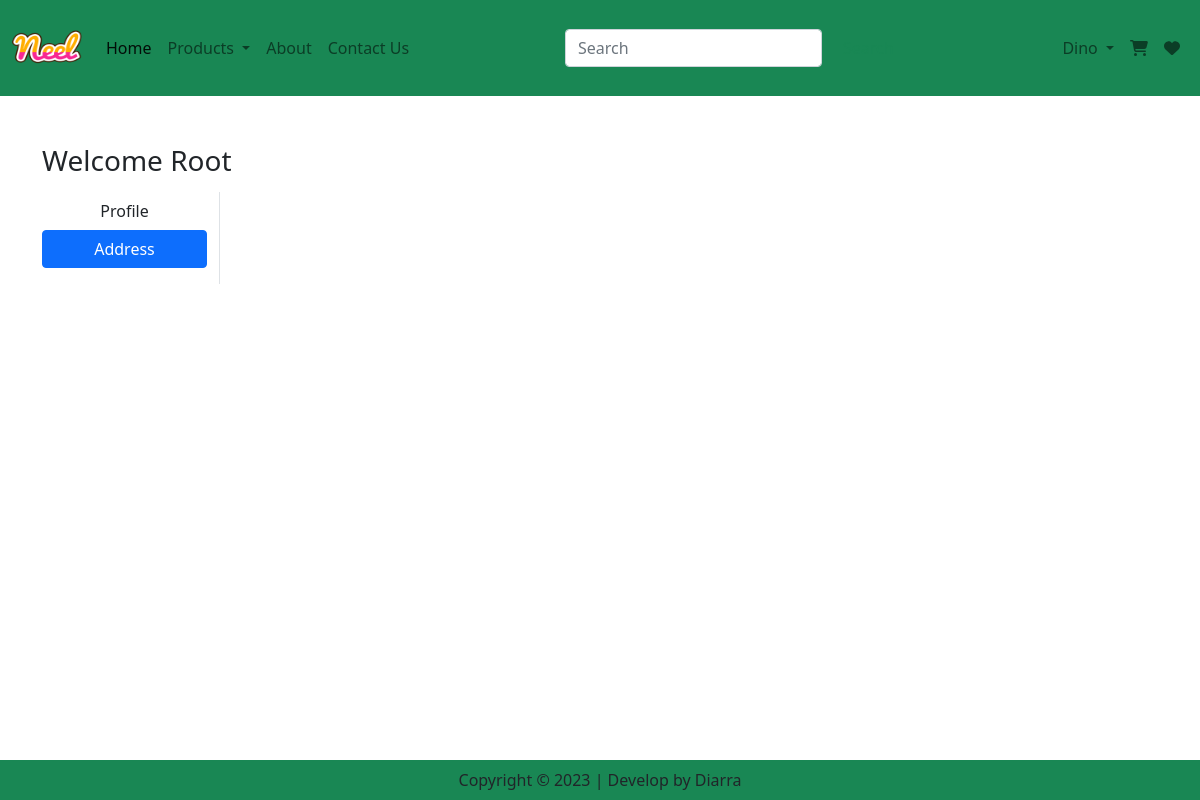
The page /shop/address/ (signed in) on the database as committed earlier.
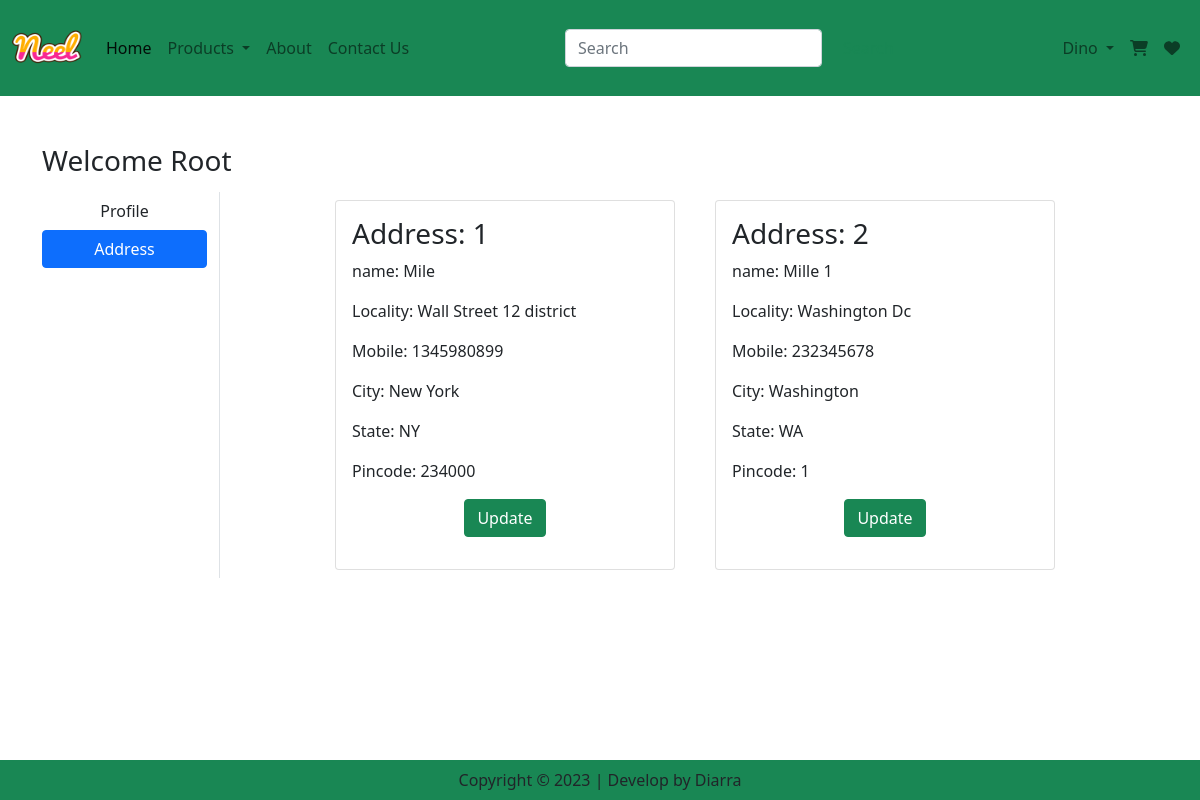
The same page on the database as committed later.
### shop/models.py (models this page shows, shortened)
class Customer(models.Model):
    STATE_CHOICES = (
        ('AL', 'Alabama'),
        ('AK', 'Alaska'),
        ('AZ', 'Arizona'),
        ('AR', 'Arkansas'),
        ('CA', 'California'),
        ('CO', 'Colorado'),
        ('CT', 'Connecticut'),
        ('DE', 'Delaware'),
        ('DC', 'District of Columbia'),
        ('FL', 'Florida'),
        ('GA', 'Georgia'),
        ('HI', 'Hawaii'),
        ('ID', 'Idaho'),
        ('IL', 'Illinois'),
        ('IN', 'Indiana'),
        ('IA', 'Iowa'),
        ('KS', 'Kansas'),
        ('KY', 'Kentucky'),
        ('LA', 'Louisiana'),
        ('ME', 'Maine'),
        ('MD', 'Maryland'),
        ('MA', 'Massachusetts'),
        ('MI', 'Michigan'),
        ('MN', 'Minnesota'),
        ('MS', 'Mississippi'),
        ('MO', 'Missouri'),
        ('MT', 'Montana'),
        ('NE', 'Nebraska'),
        ('NV', 'Nevada'),
        ('NH', 'New Hampshire'),
        ('NJ', 'New Jersey'),
        ('NM', 'New Mexico'),
        ('NY', 'New York'),
        ('NC', 'North Carolina'),
        ('ND', 'North Dakota'),
        ('OH', 'Ohio'),
        ('OK', 'Oklahoma'),
        ('OR', 'Oregon'),
        ('PA', 'Pennsylvania'),
        ('RI', 'Rhode Island'),
        ('SC', 'South Carolina'),
        ('SD', 'South Dakota'),
        ('TN', 'Tennessee'),
        ('TX', 'Texas'),
        ('UT', 'Utah'),
        ('VT', 'Vermont'),
        ('VA', 'Virginia'),
        ('WA', 'Washington'),
        ('WV', 'West Virginia'),
        ('WI', 'Wisconsin'),
        ('WY', 'Wyoming'),
    )
    user = models.ForeignKey(User, on_delete=models.CASCADE)
    name = models.CharField(max_length=150)
    locality = models.CharField(max_length=150)
    city = models.CharField(max_length=50)
    number = models.IntegerField(default=0)
    zipcode = models.IntegerField()
    state = models.CharField(choices=STATE_CHOICES, max_length=2)

### shop/views.py (the view)
# urls.py: path('address/', views.AddressView.as_view(), name='address'),
class AddressView(View):
    def get(self, request):
        add = Customer.objects.filter(user=request.user)
        return render(request, 'shop/address.html', locals())

### shop/templates/shop/address.html (shortened to what this page needs)
{% extends "base.html" %}
{% block content %}
<div class="container my-5">
	<div class="row">
		<h3>Welcome <span class="text-capitalize">{{request.user }}</span></h3>
		<br /><br />
		<div class="col-sm-2 border-end">
			<ul class="list-unstyled">
				<li class="d-grid">
					<a href="{% url 'shop:profile' %}" class="btn">Profile</a>
				</li>
				<li class="d-grid">
					<a href="{% url 'shop:address' %}" class="btn btn-primary"
						>Address</a
					>
				</li>
			</ul>
		</div>
		<div class="col-sm-8 offset-1">
			<div class="row">
				{% for ad in add %}
				<div class="col-sm-6">
					<div class="card m-2">
						<div class="card-body">
							<h3 class="card-title">Address: {{ forloop.counter }}</h5>
							<p>name: {{ ad.name }}</p>
							<p>Locality: {{ ad.locality }}</p>
							<p>Mobile: {{ ad.number }}</p>
							<p>City: {{ ad.city }}</p>
							<p>State: {{ ad.state }}</p>
							<p>Pincode: {{ ad.zipcode }}</p>
							<p class="text-center"> <a href="{% url 'shop:update-profile' pk=ad.id %}" class="btn btn-success">Update</a></p>
						</div>
					</div>
				</div>
				{% endfor %}
			</div>
		</div>
	</div>
</div>
{% endblock content %}

### shop/templates/base.html (shortened to what this page needs)
<!DOCTYPE html>
{% load static %}
<html lang="en">
  <head>
    <link
      href="https://cdn.jsdelivr.net/npm/bootstrap@5.0.2/dist/css/bootstrap.min.css"
      rel="stylesheet"
    />
    <link rel="stylesheet" href="{% static 'css/owl.carousel.min.css' %}" />
    <link rel="stylesheet" href="{% static 'css/all.min.css' %}" />
    <link rel="stylesheet" href="{% static 'css/style.css' %}" />
  </head>
  <body>
    <nav class="navbar navbar-expand-lg navbar-light bg-success">
      <div class="container-fluid">
        <a class="navbar-brand" href="{% url 'shop:home' %}">
          <img
            src="{% static 'images/Neel.png' %}"
            alt=""
            style="height: 70px; width: 70px"
          />
        </a>
        <div class="collapse navbar-collapse" id="navbarSupportedContent">
          <ul class="navbar-nav me-auto mb-2 mb-lg-0">
            <li class="nav-item">
              <a
                class="nav-link active"
                aria-current="page"
                href="{% url 'shop:home' %}"
                >Home</a
              >
            </li>
            {% if user.is_authenticated %}
            <li class="nav-item dropdown">
              <a
                class="nav-link dropdown-toggle"
                href="#"
                id="navbarDropdown"
                role="button"
                data-bs-toggle="dropdown"
                aria-expanded="false"
              >
                Products
              </a>
            </li>
            <li class="nav-item">
              <a class="nav-link" href="{% url 'shop:about' %}">About</a>
            </li>
            <li class="nav-item">
              <a class="nav-link" href="#">Contact Us</a>
            </li>
          </ul>
          <form class="d-flex">
            <input
              class="form-control me-2"
              type="search"
              placeholder="Search"
              aria-label="Search"
            />
            <button class="btn btn-outline-success" type="submit">
            </button>
          </form>
          <ul class="navbar-nav ms-auto mb-2 mb-lg-0">
            <li class="nav-item dropdown">
              <a
                class="nav-link dropdown-toggle"
                href="#"
                id="navbarDropdown"
                role="button"
                data-bs-toggle="dropdown"
                aria-expanded="false"
              >
                Dino
              </a>
            </li>
            <li class="nav-item">
              <a class="nav-link" href="{% url 'shop:cart' %}"
                ><i class="fas fa-shopping-cart"></i
              ></a>
            </li>
            <li class="nav-item">
              <a class="nav-link" href="#"
                ><i class="fas fa-heart"></i
              ></a>
            </li>
          {% endif %}
        </div>
      </div>
    </nav>
    {% block content %} {% endblock content %}
    <footer
      class="fixed-bottom container-fluid bg-success text-center p-2 mt-5"
    >
      Copyright &copy; 2023 | Develop by Diarra
    </footer>
  </body>
</html>

Rows that differ between the two databases and show on the page:
added Customer: name "Mile", locality "Wall Street 12 district", number "1345980899", city "New York", state "NY", zipcode "234000"
added Customer: name "Mille 1", locality "Washington Dc", number "232345678", city "Washington", state "WA", zipcode "1"
